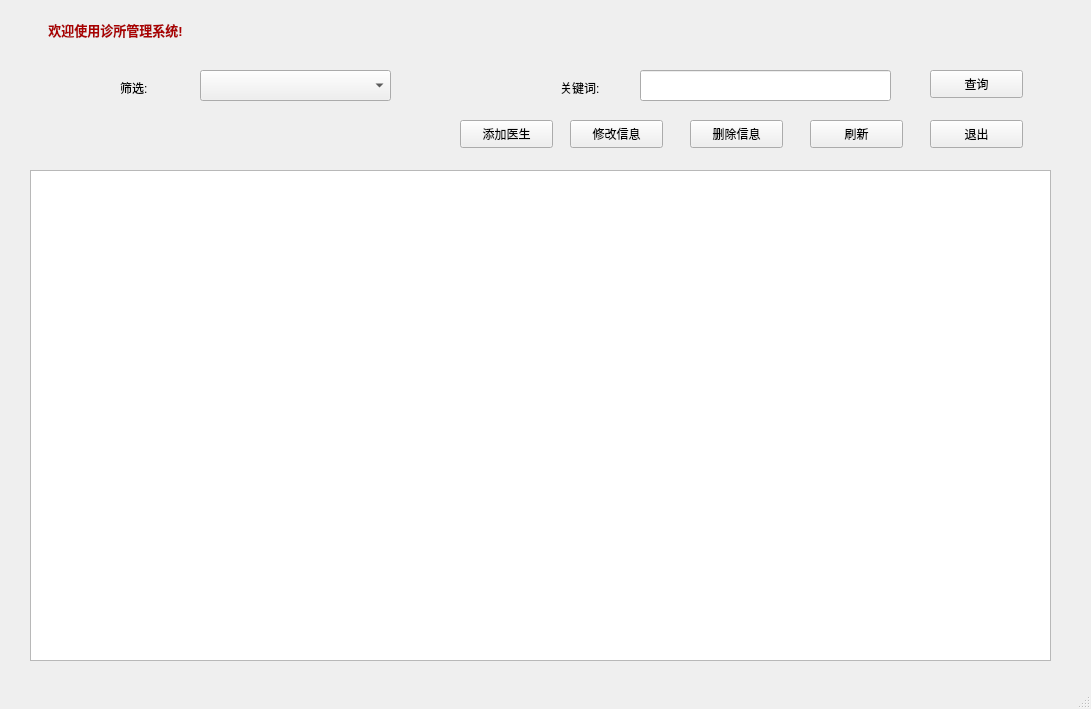
<?xml version="1.0" encoding="UTF-8"?>
<ui version="4.0">
 <class>DoctorManager</class>
 <widget class="QMainWindow" name="DoctorManager">
  <property name="geometry">
   <rect>
    <x>0</x>
    <y>0</y>
    <width>1091</width>
    <height>709</height>
   </rect>
  </property>
  <property name="windowTitle">
   <string>诊所管理系统</string>
  </property>
  <widget class="QWidget" name="centralwidget">
   <widget class="QTableView" name="tableView">
    <property name="geometry">
     <rect>
      <x>30</x>
      <y>170</y>
      <width>1021</width>
      <height>491</height>
     </rect>
    </property>
   </widget>
   <widget class="QLabel" name="label_2">
    <property name="geometry">
     <rect>
      <x>120</x>
      <y>80</y>
      <width>72</width>
      <height>15</height>
     </rect>
    </property>
    <property name="text">
     <string>筛选:</string>
    </property>
   </widget>
   <widget class="QComboBox" name="comboBox">
    <property name="geometry">
     <rect>
      <x>200</x>
      <y>70</y>
      <width>191</width>
      <height>31</height>
     </rect>
    </property>
   </widget>
   <widget class="QLabel" name="label_3">
    <property name="geometry">
     <rect>
      <x>560</x>
      <y>80</y>
      <width>72</width>
      <height>15</height>
     </rect>
    </property>
    <property name="text">
     <string>关键词:</string>
    </property>
   </widget>
   <widget class="QLineEdit" name="lineEdit">
    <property name="geometry">
     <rect>
      <x>640</x>
      <y>70</y>
      <width>251</width>
      <height>31</height>
     </rect>
    </property>
   </widget>
   <widget class="QPushButton" name="pushButton">
    <property name="geometry">
     <rect>
      <x>930</x>
      <y>70</y>
      <width>93</width>
      <height>28</height>
     </rect>
    </property>
    <property name="text">
     <string>查询</string>
    </property>
   </widget>
   <widget class="QPushButton" name="pushButton_2">
    <property name="geometry">
     <rect>
      <x>460</x>
      <y>120</y>
      <width>93</width>
      <height>28</height>
     </rect>
    </property>
    <property name="text">
     <string>添加医生</string>
    </property>
   </widget>
   <widget class="QPushButton" name="pushButton_3">
    <property name="geometry">
     <rect>
      <x>570</x>
      <y>120</y>
      <width>93</width>
      <height>28</height>
     </rect>
    </property>
    <property name="text">
     <string>修改信息</string>
    </property>
   </widget>
   <widget class="QPushButton" name="pushButton_4">
    <property name="geometry">
     <rect>
      <x>690</x>
      <y>120</y>
      <width>93</width>
      <height>28</height>
     </rect>
    </property>
    <property name="text">
     <string>删除信息</string>
    </property>
   </widget>
   <widget class="QPushButton" name="pushButton_5">
    <property name="geometry">
     <rect>
      <x>810</x>
      <y>120</y>
      <width>93</width>
      <height>28</height>
     </rect>
    </property>
    <property name="text">
     <string>刷新</string>
    </property>
   </widget>
   <widget class="QPushButton" name="pushButton_6">
    <property name="geometry">
     <rect>
      <x>930</x>
      <y>120</y>
      <width>93</width>
      <height>28</height>
     </rect>
    </property>
    <property name="text">
     <string>退出</string>
    </property>
   </widget>
   <widget class="QLabel" name="label">
    <property name="geometry">
     <rect>
      <x>10</x>
      <y>10</y>
      <width>211</width>
      <height>41</height>
     </rect>
    </property>
    <property name="text">
     <string>&lt;html&gt;&lt;head/&gt;&lt;body&gt;&lt;p align=&quot;center&quot;&gt;&lt;span style=&quot; font-size:10pt; font-weight:600; color:#aa0000;&quot;&gt;欢迎使用诊所管理系统!&lt;/span&gt;&lt;/p&gt;&lt;/body&gt;&lt;/html&gt;</string>
    </property>
   </widget>
  </widget>
  <widget class="QStatusBar" name="statusbar"/>
 </widget>
 <resources/>
 <connections/>
</ui>
